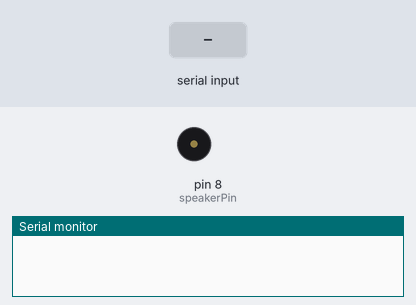
The sketch below on a simulated Arduino Uno, built with avr-gcc and run on an emulated ATmega328P. Parts: buzzer (waves = sounding), the last lines printed to the serial monitor. The test bench sets the inputs (shaded band).

Above: at 1.2 s.
1.3 s: "1" received over the second serial link
At 1.42 s:
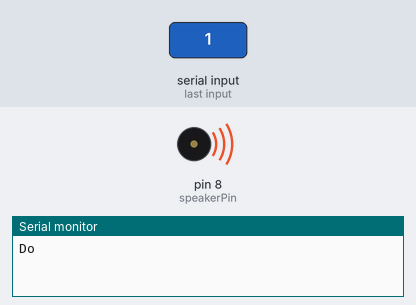
3.0 s: "2" received over the second serial link
At 4.1 s:
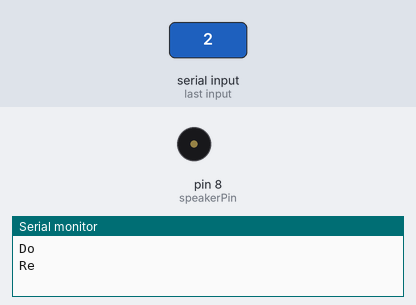
Timing chart, 0 to 6.0 s (numbered marks = the images above; inputs shaded):
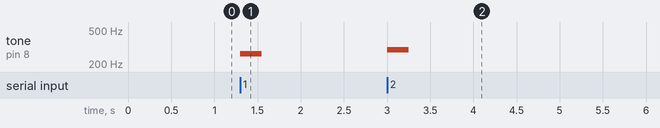

Measured:
- after the input at 1.3 s, tone on pin 8 (speakerPin): silent → 262 Hz at once, → silent 0.25 s later
- after the input at 3.0 s, tone on pin 8 (speakerPin): silent → 294 Hz at once, → silent 0.25 s later

The sketch:

CH_30_03.ino
```cpp
#include <SoftwareSerial.h>

#define NOTE_C4  262
#define NOTE_D4  294
#define NOTE_E4  330
#define NOTE_F4  349
#define NOTE_G4  392
#define NOTE_A4  440
#define NOTE_B4  494
#define NOTE_C5  523

// SoftwareSerial(RX, TX) 형식으로 블루투스 모듈과 교차하여 연결된다.
SoftwareSerial BTSerial(2, 3);

int speakerPin = 8;      // 스피커 연결 핀
int noteDuration = 250;

int NOTES[8] = {
  NOTE_C4, NOTE_D4, NOTE_E4, NOTE_F4,
  NOTE_G4, NOTE_A4, NOTE_B4, NOTE_C5 };
String note_name[] = { "Do", "Re", "Mi", "Fa", "Sol", "La", "Ti", "Do" };

void setup() {
  Serial.begin(9600);     // 컴퓨터와의 시리얼 통신 초기화
  BTSerial.begin(9600);     // 블루투스 모듈 초기화
}

void loop() {
  if(BTSerial.available()){     // 블루투스 데이터 수신
    byte data = BTSerial.read();
    if(data >= '1' && data <= '8'){ // 범위 내의 값인 경우
      tone(speakerPin, NOTES[data - '1'], noteDuration);  // 음 재생
      Serial.println(note_name[data - '1']);    // 시리얼 모니터 출력
    }
  }
}
```
